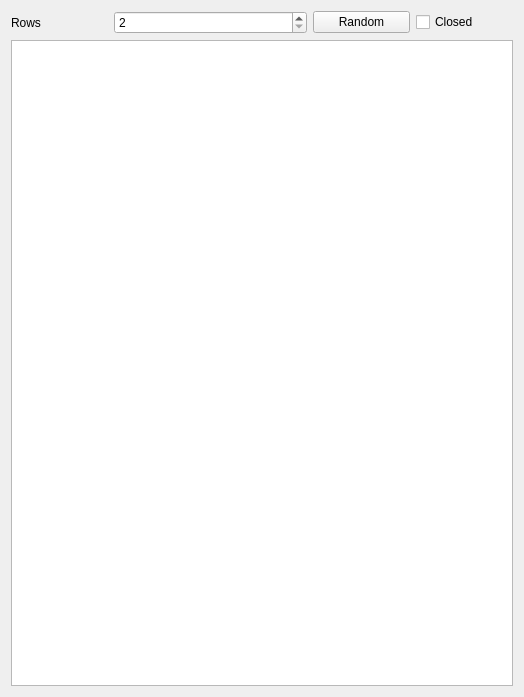
<?xml version="1.0" encoding="UTF-8"?>
<ui version="4.0">
 <class>SplineConfig</class>
 <widget class="QWidget" name="SplineConfig">
  <property name="geometry">
   <rect>
    <x>0</x>
    <y>0</y>
    <width>524</width>
    <height>697</height>
   </rect>
  </property>
  <property name="windowTitle">
   <string>Form</string>
  </property>
  <layout class="QGridLayout" name="gridLayout_2">
   <item row="0" column="0">
    <layout class="QGridLayout" name="gridLayout">
     <item row="0" column="3">
      <widget class="QPushButton" name="randomButton">
       <property name="text">
        <string>Random</string>
       </property>
      </widget>
     </item>
     <item row="0" column="4">
      <widget class="QCheckBox" name="closedCheckBox">
       <property name="text">
        <string>Closed</string>
       </property>
      </widget>
     </item>
     <item row="1" column="0" colspan="5">
      <widget class="QTableView" name="dataTable"/>
     </item>
     <item row="0" column="0">
      <widget class="QLabel" name="label">
       <property name="text">
        <string>Rows</string>
       </property>
      </widget>
     </item>
     <item row="0" column="1" colspan="2">
      <widget class="QSpinBox" name="rowsSpinBox">
       <property name="minimum">
        <number>2</number>
       </property>
      </widget>
     </item>
    </layout>
   </item>
  </layout>
 </widget>
 <resources/>
 <connections/>
</ui>
